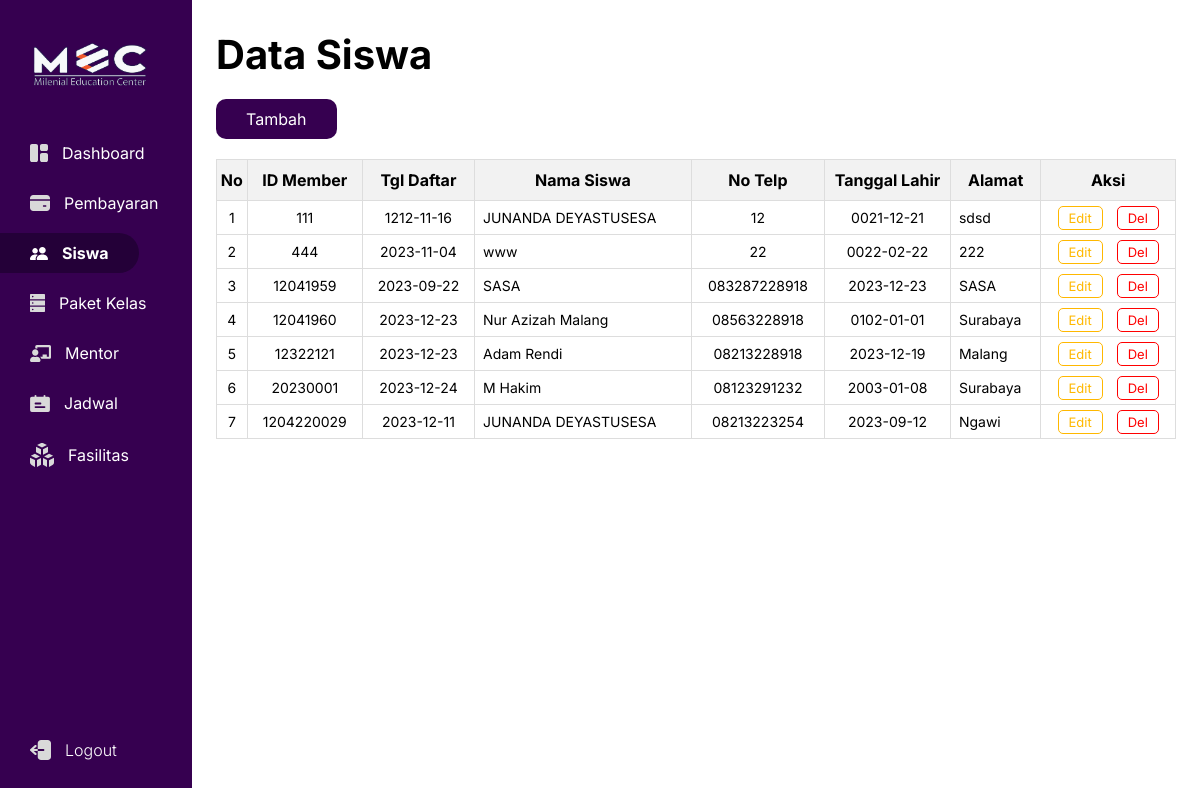
Screenshot of /OOP/member/member.php with the database file from the repository.
### tables this page shows
CREATE TABLE `table_siswa` (
  `id_siswa` int(11) NOT NULL,
  `nama` varchar(50) DEFAULT NULL,
  `siswa_no_telp` varchar(255) DEFAULT NULL,
  `tanggal_lahir` date DEFAULT NULL,
  `alamat` varchar(255) DEFAULT NULL,
  `tgl_daftar` date DEFAULT NULL
);

### OOP/koneksi.php (called while the page is built, shortened)
<?php
class koneksi
{
  private $hostname = "localhost";
  private $username = "root";
  private $password = "";
  private $name = "db_bimbelonline";
  public function __construct()
  {
    $this->koneksi = new mysqli($this->hostname, $this->username, $this->password, $this->name);
  }
}

### OOP/member/controller.php (called while the page is built, shortened)
<?php
include_once '../koneksi.php';
class Controller extends koneksi
{
    public function query($data)
    {
        $perintah_data = $this->koneksi->query($data);
        return $perintah_data;
    }
    public function ViewSiswa()
    {
        $member = 'SELECT * FROM table_siswa';
        $perintah = $this->query($member);
        return $perintah;
    }
}

### OOP/member/member.php (the view, shortened to what this page needs)
<?php
require_once '../koneksi.php';
require_once 'controller.php';
$obj = new controller();
$data = $obj->ViewSiswa();
$no = 1;
?>
<!DOCTYPE html>
<html lang="en">
<head>
    <link rel="stylesheet" href="../../assets/style.css">
</head>
<body>
    <div class="container">
        <section class="left">
            <div class="top">
                <img class="logo" src="../../assets/ikon/Logo-MEC.png" alt="">
            </div>
            <div class="sidebar-menu">
                <ul>
                    <li><a href="../../index.php"> <img src="../../assets/ikon/Dashboard.svg" alt=""> Dashboard</a></li>
                    <li><a href="../pembayaran/index.php"> <img src="../../assets/ikon/payment.svg" alt=""> Pembayaran</a></li>
                    <li><a class="active" href=""> <img src="../../assets/ikon/active-siswa.svg" alt=""> Siswa</a></li>
                    <li><a href="../peket_kelas/index.php"> <img src="../../assets/ikon/Pkt_kelas.svg" alt=""> Paket Kelas</a></li>
                    <li><a href="../mentor/index.php"> <img src="../../assets/ikon/Mentor.svg" alt=""> Mentor</a></li>
                    <li><a href="../jadwal/index_jadwal.php"> <img src="../../assets/ikon/Jadwal.svg" alt=""> Jadwal</a></li>
                    <li><a href="../fasilitas/index.php"> <img src="../../assets/ikon/fasilitas.svg" alt=""> Fasilitas</a></li>
                    <li><a class="log-out-btn"> <img src="../../assets/ikon/logout.svg" alt=""> Logout</a></li>
                </ul>
            </div>
        </section>
        <section class="right">
            <div class="top">
                <h1>Data Siswa</h1>
            </div>
            <div class="content">
                <a class="btn-add" onclick="togglePopup()">Tambah</a>
                <div class="operplow">
                    <table>
                        <thead>
                            <tr>
                                <th>No</th>
                                <th>ID Member</th>
                                <th>Tgl Daftar</th>
                                <th>Nama Siswa</th>
                                <th>No Telp</th>
                                <th>Tanggal Lahir</th>
                                <th>Alamat</th>
                                <th>Aksi</th>
                            </tr>
                        </thead>
                        <tbody>
                            <?php
                            while ($row = $data->fetch_assoc()) {
                            ?>
                                <tr>
                                    <td class="td-no"><?php echo $no; ?></td>
                                    <td class="td-no"><?php echo $row['id_siswa']; ?></td>
                                    <td class="td-no"><?php echo $row['tgl_daftar']; ?></td>
                                    <td class="nama"><?php echo $row['nama']; ?></td>
                                    <td class="td-no"><?php echo $row['siswa_no_telp']; ?></td>
                                    <td class="td-no"><?php echo $row['tanggal_lahir']; ?></td>
                                    <td><?php echo $row['alamat']; ?></td>
                                    <td class="btn-aksi td-no">
                                        <a class="btn-edit" onclick="showEditPopup(<?php echo $row['id_siswa']; ?>)">Edit</a>
                                        <a class="btn-hapus" onclick="showDelPopup(<?php echo $row['id_siswa']; ?>)">Del</a>
                                    </td>
                                <?php $no += 1;
                            } ?>
                                </tr>
                        </tbody>
                    </table>
                </div>
            </div>
        </section>
    </div>
</body>
</html>

### assets/style.css (style rules this page uses)
* { margin: 0; padding: 0; font-family: 'Inter', sans-serif; }
.container { display: flex; }
.logo { width: 120px; padding-top: 10px; margin-bottom: 10px; }
.left { background-color: #360050; color: #fff; width: 240px; height: 100vh; }
.left .top { padding: 30px; }
.left .sidebar-menu .log-out-btn { position: fixed; bottom: 10px; margin-bottom: 20px; color: #fff; border: none; border-radius: 12px; cursor: pointer; font-weight: 300; z-index: 999; }
.sidebar-menu img { margin-right: 14px; }
.sidebar-menu li { list-style: none; margin-bottom: 10px; text-align: left; color: #B9B9B9; display: flex; align-items: center; }
.sidebar-menu li .active { color: white; background-color: #240038; border-top-right-radius: 20px; border-bottom-right-radius: 20px; font-weight: 700; }
.left .sidebar-menu li a { color: #fff; text-decoration: none; font-size: 16px; padding-top: 10px; padding-bottom: 10px; padding-left: 30px; padding-right: 30px; display: flex; align-items: center; }
.right { padding: 0px 24px; width: 1200px; }
.right .top { margin-top: 30px; margin-bottom: 30px; }
.right .top h1 { font-size: 40px; }
.right .content .btn-add { background-color: #360050; cursor: pointer; padding: 10px 30px; color: white; text-decoration: none; border-radius: 10px; }
table { border-collapse: collapse; width: 100%; margin-top: 0px; padding-top: 0px; }
td.td-no { text-align: center; }
.operplow { max-height: 500px; overflow-y: auto; margin-top: 30px; padding-bottom: 0; }
td { border: 1px solid #dddddd; text-align: left; padding: 8px; font-size: 14px; }
th { text-align: center; position: sticky; top: 0; background-color: #f2f2f2; border: 1px solid #dddddd; padding: 10px 2px; font-size: 16px; }
thead tr { top: 0; }
.btn-edit { background-color: transparent; cursor: pointer; font-size: 13px; padding: 3px 10px; border-radius: 5px; border: 0.7px solid #FFB800; margin-right: 10px; text-decoration: none; color: #FFB800; }
.btn-hapus { font-size: 13px; background-color: transparent; padding: 3px 10px; cursor: pointer; color: #ff0000; border-radius: 5px; text-decoration: none; border: 0.7px solid #ff0000; }

### rows the page displays
table_siswa: id_siswa "111", tgl_daftar "1212-11-16", nama "JUNANDA DEYASTUSESA", siswa_no_telp "12", tanggal_lahir "0021-12-21", alamat "sdsd"
table_siswa: id_siswa "444", tgl_daftar "2023-11-04", nama "www", siswa_no_telp "22", tanggal_lahir "0022-02-22", alamat "222"
table_siswa: id_siswa "12041959", tgl_daftar "2023-09-22", nama "SASA", siswa_no_telp "083287228918", tanggal_lahir "2023-12-23", alamat "SASA"
table_siswa: id_siswa "12041960", tgl_daftar "2023-12-23", nama "Nur Azizah Malang", siswa_no_telp "08563228918", tanggal_lahir "0102-01-01", alamat "Surabaya"
table_siswa: id_siswa "12322121", tgl_daftar "2023-12-23", nama "Adam Rendi", siswa_no_telp "08213228918", tanggal_lahir "2023-12-19", alamat "Malang"
table_siswa: id_siswa "20230001", tgl_daftar "2023-12-24", nama "M Hakim", siswa_no_telp "08123291232", tanggal_lahir "2003-01-08", alamat "Surabaya"
table_siswa: id_siswa "1204220029", tgl_daftar "2023-12-11", nama "JUNANDA DEYASTUSESA", siswa_no_telp "08213223254", tanggal_lahir "2023-09-12", alamat "Ngawi"
